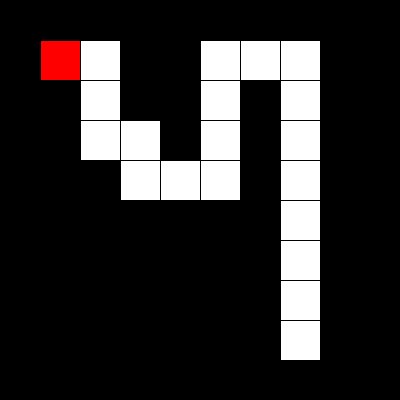
Frame 1 (no input)
Frame 60 (the mouse pressed at the canvas centre just before this capture): identical to frame 1, image omitted
Frame 120 (the mouse held since frame 60 and released just before this capture): identical to frame 1, image omitted

The Processing sketch that drew this single still picture (run headless with seeded random() and noise(); from frame 60 on, the mouse is pressed at the canvas centre):

// Processing sketch: week15_6_maze_DFS_visited
// ── week15_6_maze_DFS_visited.pde
int [][] maze = {
  {1,1,1,1,1,1,1,1,1,1},
  {1,0,0,1,1,0,0,0,1,1},
  {1,1,0,1,1,0,1,0,1,1},
  {1,1,0,0,1,0,1,0,1,1},
  {1,1,1,0,0,0,1,0,1,1},
  {1,1,1,1,1,1,1,0,1,1},
  {1,1,1,1,1,1,1,0,1,1},
  {1,1,1,1,1,1,1,0,1,1},
  {1,1,1,1,1,1,1,0,1,1},
  {1,1,1,1,1,1,1,1,1,1},
};
int [][] visited = new int [10][10];
int startI = 1,startJ = 1, I = 1, J=1, step = 1;
void setup(){
  size(400,400);
  visited[I][J] = step;
}
void draw(){
  for(int i=0;i<maze.length;i++){
    for(int j=0;j<maze[0].length;j++){
      if(maze[i][j]==1) fill(0);
      else fill(255);
      rect(j*40,i*40,40,40);
    }
  }
  fill(255,0,0);
  rect(startJ*40,startI*40,40,40);
}
